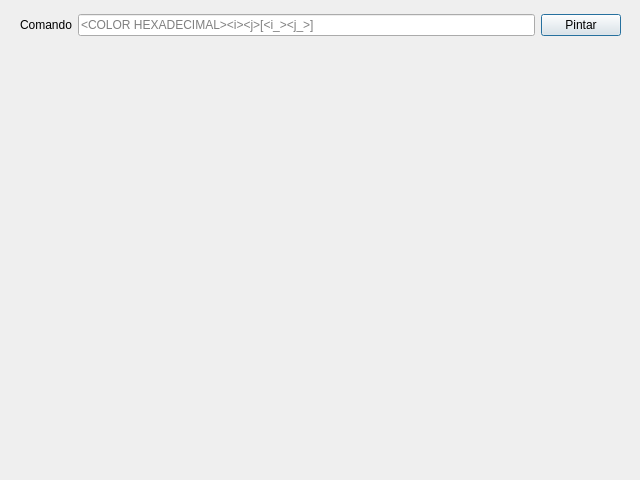
<?xml version="1.0" encoding="UTF-8"?>
<ui version="4.0">
 <class>DialogLienzo</class>
 <widget class="QDialog" name="DialogLienzo">
  <property name="geometry">
   <rect>
    <x>0</x>
    <y>0</y>
    <width>640</width>
    <height>480</height>
   </rect>
  </property>
  <property name="windowTitle">
   <string>Dialog</string>
  </property>
  <widget class="QWidget" name="">
   <property name="geometry">
    <rect>
     <x>20</x>
     <y>10</y>
     <width>601</width>
     <height>30</height>
    </rect>
   </property>
   <layout class="QHBoxLayout" name="horizontalLayout">
    <item>
     <widget class="QLabel" name="lblComando">
      <property name="text">
       <string>Comando</string>
      </property>
     </widget>
    </item>
    <item>
     <widget class="QLineEdit" name="edtComando">
      <property name="placeholderText">
       <string>&lt;COLOR HEXADECIMAL&gt;&lt;i&gt;&lt;j&gt;[&lt;i_&gt;&lt;j_&gt;]</string>
      </property>
     </widget>
    </item>
    <item>
     <widget class="QPushButton" name="btnComando">
      <property name="text">
       <string>Pintar</string>
      </property>
     </widget>
    </item>
   </layout>
  </widget>
 </widget>
 <resources/>
 <connections/>
</ui>
